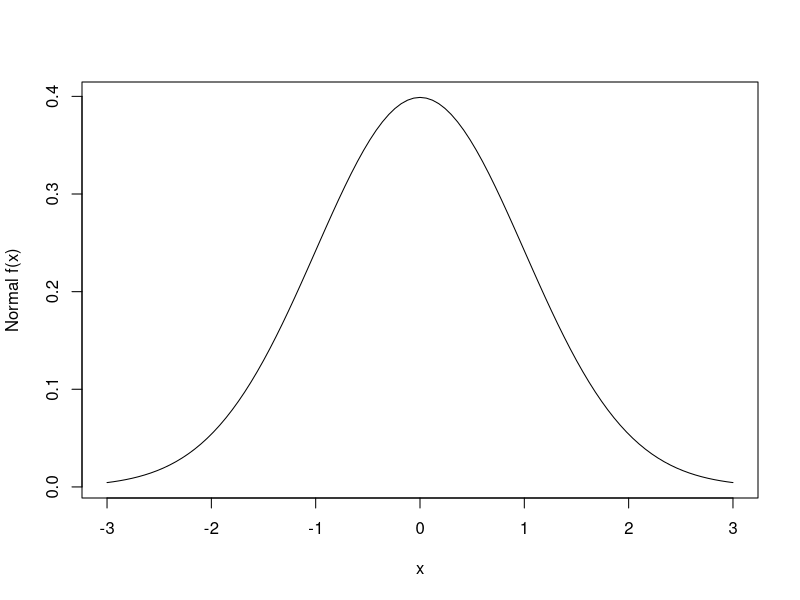
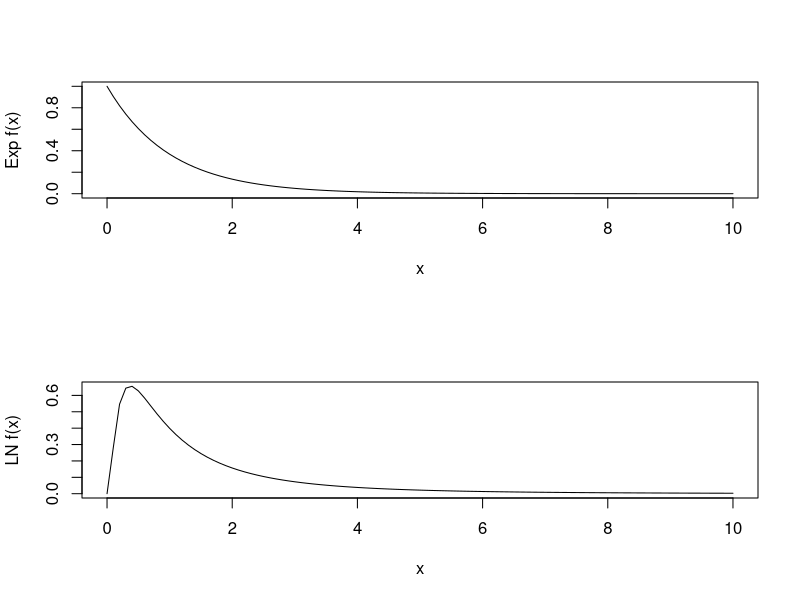
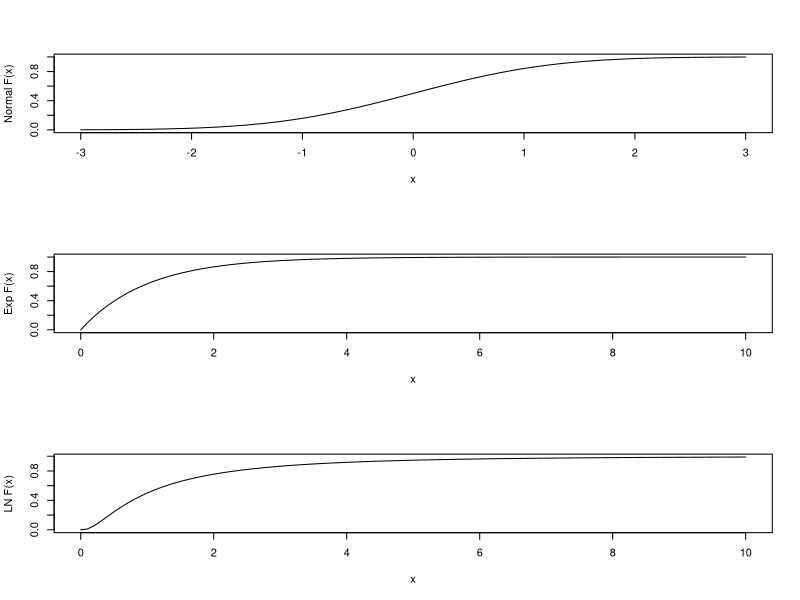
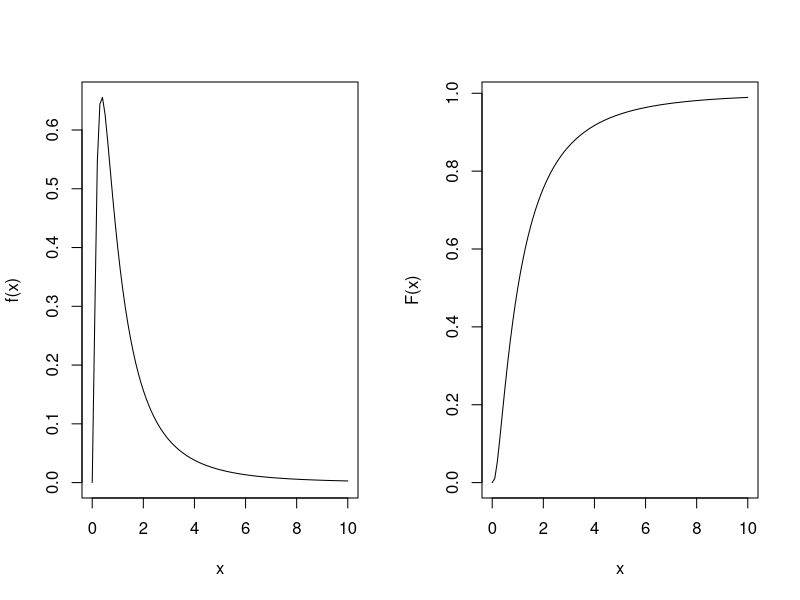
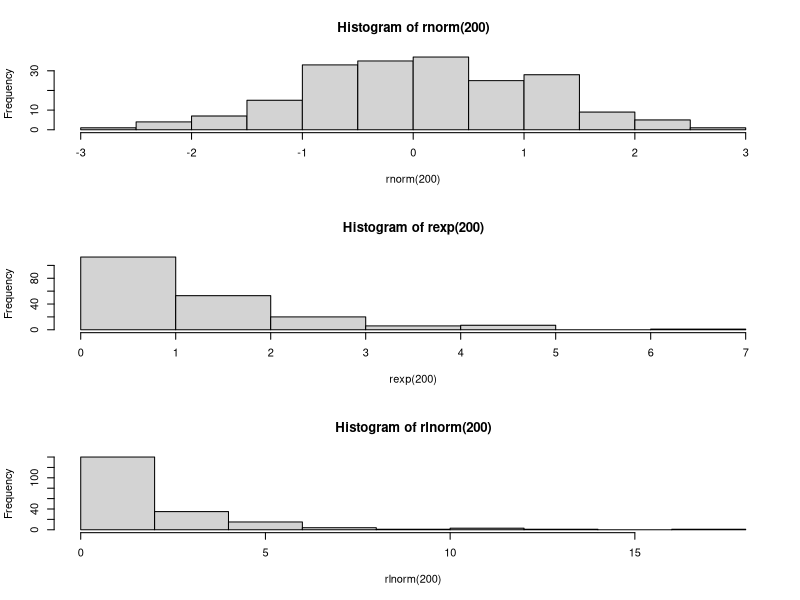
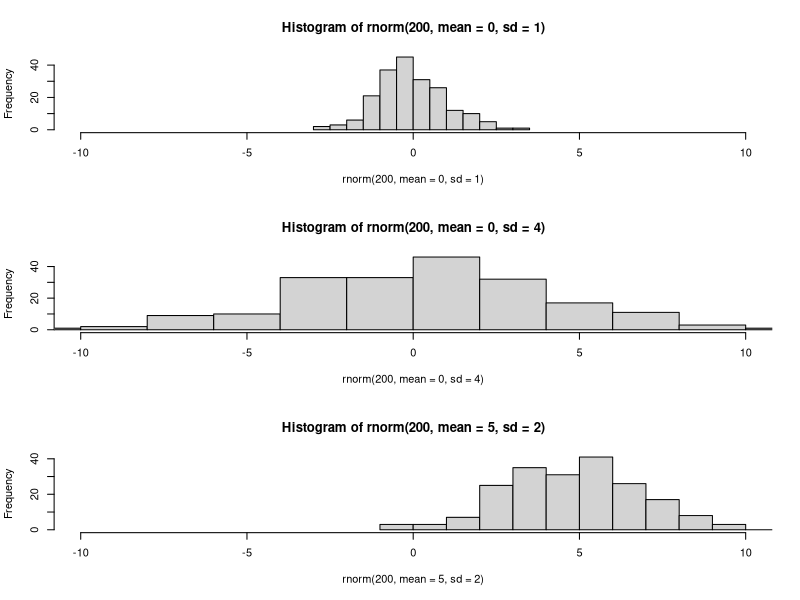
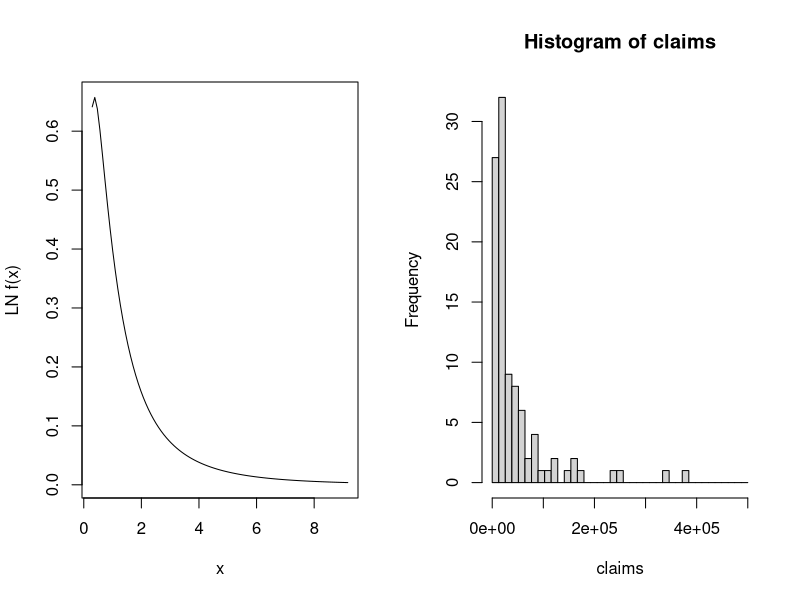

Recreate these plots in R, in order.
## ---- chunk 1
plot(function(x) dnorm(x), -3, 3, ylab="Normal f(x)")
## ---- chunk 2
oldpar = par(mfrow = c(2,1))
plot(function(x) dexp(x), 0, 10, ylab="Exp f(x)")
plot(function(x) dlnorm(x), 0, 10, ylab="LN f(x)")
par(oldpar)
## ---- chunk 3
oldpar = par(mfrow = c(3,1))
plot(function(x) pnorm(x), -3, 3, ylab="Normal F(x)")
plot(function(x) pexp(x), 0, 10, ylab="Exp F(x)")
plot(function(x) plnorm(x), 0, 10, ylab="LN F(x)")
par(oldpar)
## ---- chunk 4
oldpar = par(mfrow = c(1,2))
plot(function(x) dlnorm(x), 0, 10, ylab="f(x)")
plot(function(x) plnorm(x), 0, 10, ylab="F(x)")
## ---- chunk 5
oldpar = par(mfrow = c(3,1))
hist(rnorm(200))
hist(rexp(200))
hist(rlnorm(200))
par(oldpar)
## ---- chunk 6
oldpar = par(mfrow = c(3,1))
set.seed(1234)
hist(rnorm(200, mean=0, sd=1), xlim=c(-10, 10), breaks=10)
hist(rnorm(200, mean=0, sd=4), xlim=c(-10, 10), breaks=10)
hist(rnorm(200, mean=5, sd=2), xlim=c(-10, 10), breaks=10)
par(oldpar)
## ---- chunk 7
set.seed(1234)
sample(1:100, 10)

sample(1:3, prob=c(1,1,100), replace=TRUE)

State = c("NY", "TX", "CA", "IL", "FL", "MA", "NC")
set.seed(1234)
states2 <- sample(State, 10, replace=TRUE)

set.seed(1234)
states1 <- State[sample(length(State), 10, replace=TRUE)]

all.equal(states1, states2)
## ---- chunk 8
class <- c("A", "B", "C", "D")
freq <- 1 / 1e5
exposure <- 1e6 * c(35, 40, 55, 20)
meanSeverity <- c(8, 7, 12, 10)
set.seed(1234)
numClaims <- rpois(length(exposure), exposure * freq)
dfClass <- data.frame(class, exposure, meanSeverity = exp(meanSeverity), numClaims)

severity <- lapply(numClaims, rlnorm, meanlog=meanSeverity)
class <- rep(class, numClaims)
dfClaims <- data.frame(class, severity = unlist(severity))
## ---- chunk 9
severity <- 10000
CV <- .3
sigma <- sqrt(log(1 + CV^2))
mu <- log(severity) - sigma^2/2
plot(function(x) dlnorm(x), mu, sigma, ylab="LN f(x)")
## ---- chunk 10
set.seed(1234)
claims = rlnorm(100, meanlog=log(30000), sdlog=1)
hist(claims, breaks=seq(1, 500000, length.out=40))
